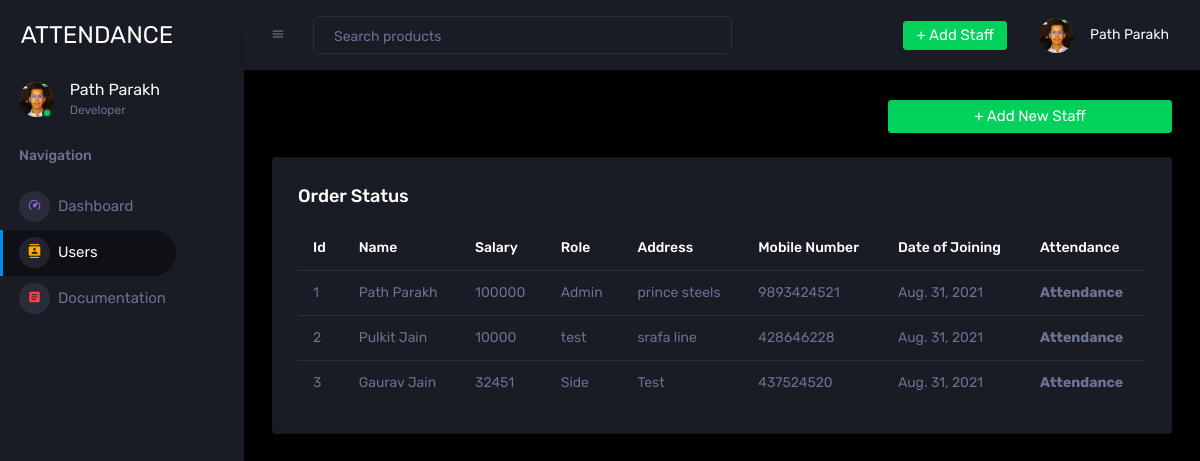
Before: /user with the older database file.
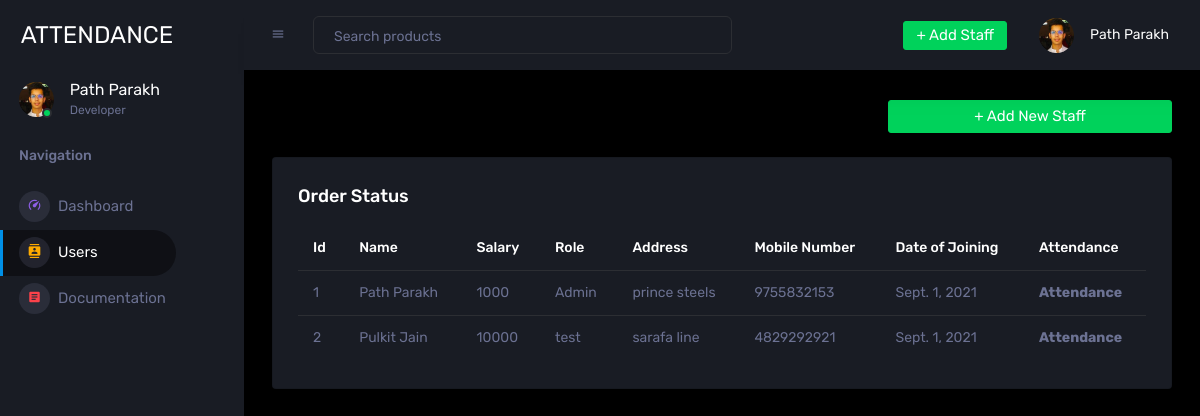
After: the same page with the newer database file.
### salary/models.py (models this page shows)
class staff(models.Model):
    id = models.AutoField
    name = models.CharField(max_length=250, null=True)
    role = models.CharField(max_length=250, null=True)
    salary = models.CharField(max_length=250, null=True)
    address = models.CharField(max_length=250, null=True)
    number = models.CharField(max_length=250, null=True)
    date = models.DateField()

### salary/views.py (the view, shortened to what this page needs)
# urls.py: path('user', views.user),
def user(request):
    attendances = attendance.objects.all()
    unique_dates = list({a.date for a in attendances})
    unique_dates.sort()
    staffs = staff.objects.all()
    return render(request, "salary/user.html", {'staff': staffs})

### salary/templates/salary/user.html (shortened to what this page needs)
{% extends 'salary/base.html' %} {% block content %} {% load static %}
<div class="main-panel">
    <div class="content-wrapper">
        <div id="users">
            <div class="row ">
                <div class="col-lg-4 col-md-4 col-xl-4 col-sm-3"></div>
                <div class="col-lg-4 col-md-4 col-xl-4 col-sm-4"></div>
                <div class="col-12 col-lg-4 col-md-4 col-xl-4 grid-margin col-sm-5">
                    <a class="nav-link btn btn-success create-new-button" id="createbuttonDropdown" data-toggle="dropdown" onclick="open_form()" aria-expanded="false" href="#">+ Add New Staff</a>
                </div>
            </div>
            <div class="row ">
                <div class="col-12 grid-margin">
                    <div class="card">
                        <div class="card-body">
                            <h4 class="card-title">Order Status</h4>
                            <div class="table-responsive">
                                <table class="table">
                                    <thead>
                                        <tr>
                                            <th style="color: white;"> Id </th>
                                            <th style="color: white;"> Name </th>
                                            <th style="color: white;"> Salary </th>
                                            <th style="color: white;"> Role </th>
                                            <th style="color: white;"> Address </th>
                                            <th style="color: white;"> Mobile Number </th>
                                            <th style="color: white;"> Date of Joining </th>
                                            <th style="color: white;"> Attendance </th>
                                        </tr>
                                    </thead>
                                    <tbody>
                                        {% for staffs in staff %}
                                        <tr>
                                            <td> {{ staffs.id }} </td>
                                            <td>{{ staffs.name }} </td>
                                            <td>{{ staffs.salary }} </td>
                                            <td> {{ staffs.role }} </td>
                                            <td> {{ staffs.address }} </td>
                                            <td> {{ staffs.number }} </td>
                                            <td> {{ staffs.date }} </td>
                                            <th> Attendance </th>
                                        </tr>
                                        {% endfor %}
                                    </tbody>
                                </table>
                            </div>
                        </div>
                    </div>
                </div>
            </div>
        </div>
    </div>
</div>
{% endblock %}

Changed rows visible on the page:
removed staff: id "3", name "Gaurav Jain", salary "32451", role "Side", address "Test", number "437524520", date "Aug. 31, 2021"
changed staff "Path Parakh": salary "100000" → "1000"; number "9893424521" → "9755832153"; date "Aug. 31, 2021" → "Sept. 1, 2021"
changed staff "Pulkit Jain": address "srafa line" → "sarafa line"; number "428646228" → "4829292921"; date "Aug. 31, 2021" → "Sept. 1, 2021"
